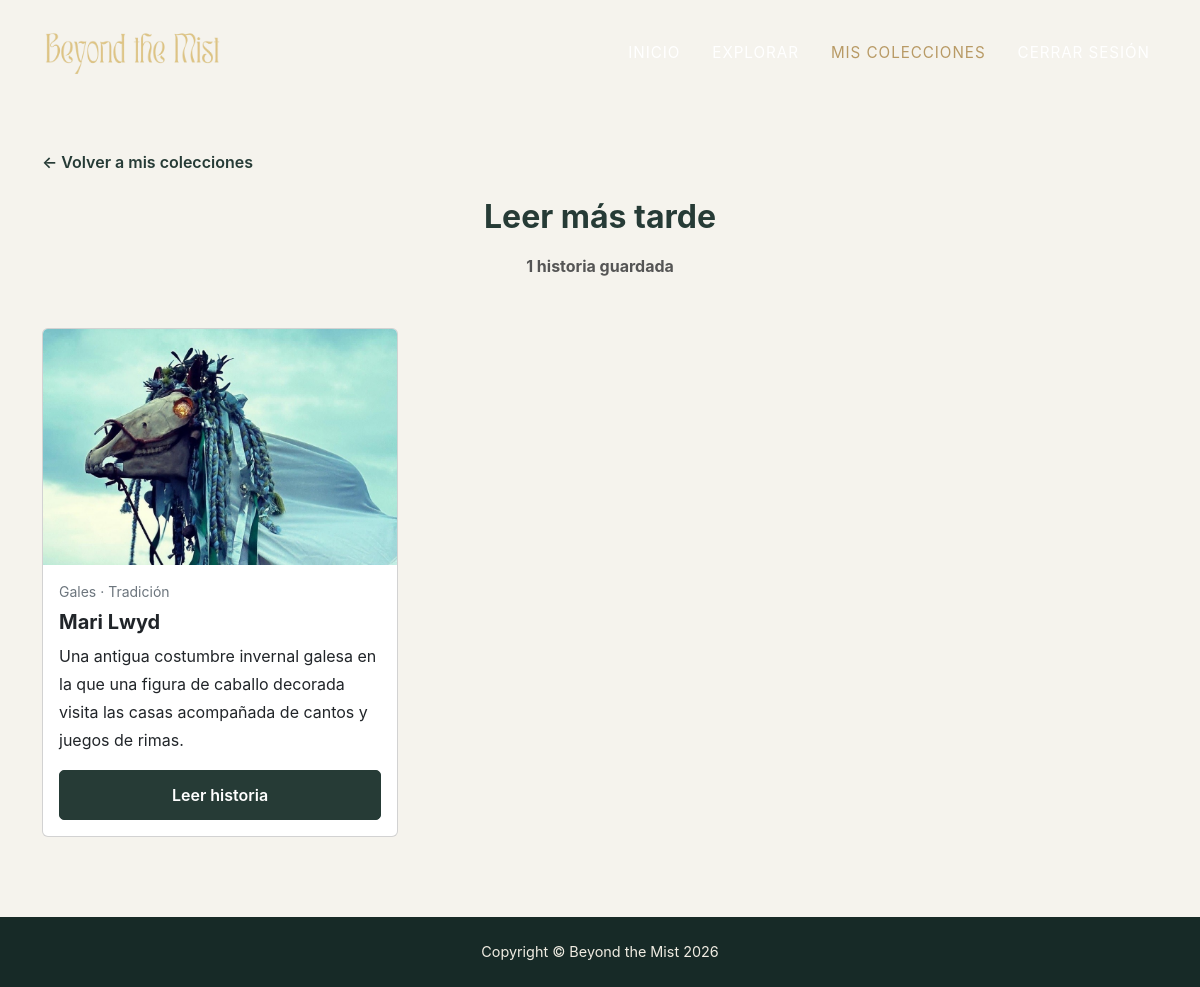
Screenshot of /ver_coleccion.php?id=3 (signed in) with the database file from the repository.
### tables this page shows
CREATE TABLE colecciones (
    id INTEGER PRIMARY KEY AUTOINCREMENT,
    usuario_id INTEGER NOT NULL,
    nombre TEXT NOT NULL,
    descripcion TEXT,
    fecha_creacion DATETIME DEFAULT CURRENT_TIMESTAMP,
    FOREIGN KEY (usuario_id) REFERENCES usuarios(id) ON DELETE CASCADE
);

CREATE TABLE contenido (
    id INTEGER PRIMARY KEY AUTOINCREMENT,
    titulo TEXT NOT NULL,
    pais TEXT NOT NULL,
    categoria TEXT NOT NULL,
    descripcion TEXT NOT NULL,
    historia TEXT NOT NULL,
    imagen TEXT,
    fuentes TEXT
);

### ver_coleccion.php (the view, shortened to what this page needs)
<?php
require_once __DIR__ . '/conexion.php';
$id = filter_input(INPUT_GET, 'id', FILTER_VALIDATE_INT);
$consulta = $bd->prepare(
    "SELECT * FROM colecciones
     WHERE id = ? AND usuario_id = ?"
);
$consulta->execute([$id, $_SESSION['usuario_id']]);
$coleccion = $consulta->fetch(PDO::FETCH_ASSOC);
$consultaHistorias = $bd->prepare(
    "SELECT contenido.*
     FROM contenido
     INNER JOIN coleccion_contenido
     ON contenido.id = coleccion_contenido.contenido_id
     WHERE coleccion_contenido.coleccion_id = ?
     ORDER BY coleccion_contenido.fecha_guardado DESC"
);
$consultaHistorias->execute([$id]);
$historias = $consultaHistorias->fetchAll(PDO::FETCH_ASSOC);
?>
<!DOCTYPE html>
<html lang="es">
<head>
    <link href="https://cdn.jsdelivr.net/npm/bootstrap@5.2.3/dist/css/bootstrap.min.css" rel="stylesheet">
    <link href="css/styles.css" rel="stylesheet">
</head>
<body>
    <nav class="navbar navbar-expand-lg navbar-dark fixed-top" id="mainNav">
        <div class="container">
            <a class="navbar-brand" href="index.php">
                <img src="assets/img/masthead/logo.png" alt="Beyond the Mist">
            </a>
            <div class="collapse navbar-collapse" id="navbarResponsive">
                <ul class="navbar-nav text-uppercase ms-auto py-4 py-lg-0">
                    <li class="nav-item">
                        <a class="nav-link" href="index.php">Inicio</a>
                    </li>
                    <li class="nav-item">
                        <a class="nav-link" href="explorar.php">Explorar</a>
                    </li>
                    <li class="nav-item">
                        <a class="nav-link active" href="colecciones.php">Mis colecciones</a>
                    </li>
                    <li class="nav-item">
                        <a class="nav-link" href="logout.php">Cerrar sesión</a>
                    </li>
                </ul>
            </div>
        </div>
    </nav>
    <section class="colecciones-section">
        <div class="container">
            <div class="mb-4">
                <a href="colecciones.php" class="volver-explorar">
                    ← Volver a mis colecciones
                </a>
            </div>
            <div class="text-center mb-5">
                <h2 class="titulo-colecciones">
                    <?= htmlspecialchars($coleccion['nombre']) ?>
                </h2>
                <p>
                    <strong>
                        <?= count($historias) ?>
                        <?= count($historias) == 1 ? 'historia guardada' : 'historias guardadas' ?>
                    </strong>
                </p>
            </div>
            <?php if (count($historias) > 0): ?>
                <div class="row row-cols-1 row-cols-md-2 row-cols-lg-3 g-4">
                    <?php foreach ($historias as $historia): ?>
                        <div class="col">
                            <div class="card h-100">
                                <img
                                    src="<?= htmlspecialchars($historia['imagen']) ?>"
                                    class="card-img-top historia-imagen"
                                    alt="<?= htmlspecialchars($historia['titulo']) ?>"
                                >
                                <div class="card-body d-flex flex-column">
                                    <small class="text-muted mb-2">
                                        <?= htmlspecialchars($historia['pais']) ?>
                                        ·
                                        <?= htmlspecialchars($historia['categoria']) ?>
                                    </small>
                                    <h5 class="card-title">
                                        <?= htmlspecialchars($historia['titulo']) ?>
                                    </h5>
                                    <p class="card-text">
                                        <?= htmlspecialchars($historia['descripcion']) ?>
                                    </p>
                                    <a
                                        href="historia.php?id=<?= $historia['id'] ?>"
                                        class="btn btn-historia mt-auto"
                                    >
                                        Leer historia
                                    </a>
                                </div>
                            </div>
                        </div>
                    <?php endforeach; ?>
                </div>
            <?php endif; ?>
        </div>
    </section>
    <footer class="footer py-4">
        <div class="container">
            <div class="text-center">
                <span class="copyright">
                    Copyright &copy; Beyond the Mist 2026
                </span>
            </div>
        </div>
    </footer>
</body>
</html>

### rows the page displays
colecciones: nombre "Leer más tarde"
contenido: imagen (picture), pais "Gales", categoria "Tradición", titulo "Mari Lwyd", descripcion "Una antigua costumbre invernal galesa en la que una figura de caballo decorada visita las casas acompañada de cantos y juegos de rimas."

### other values shown
count($historias) "1"
